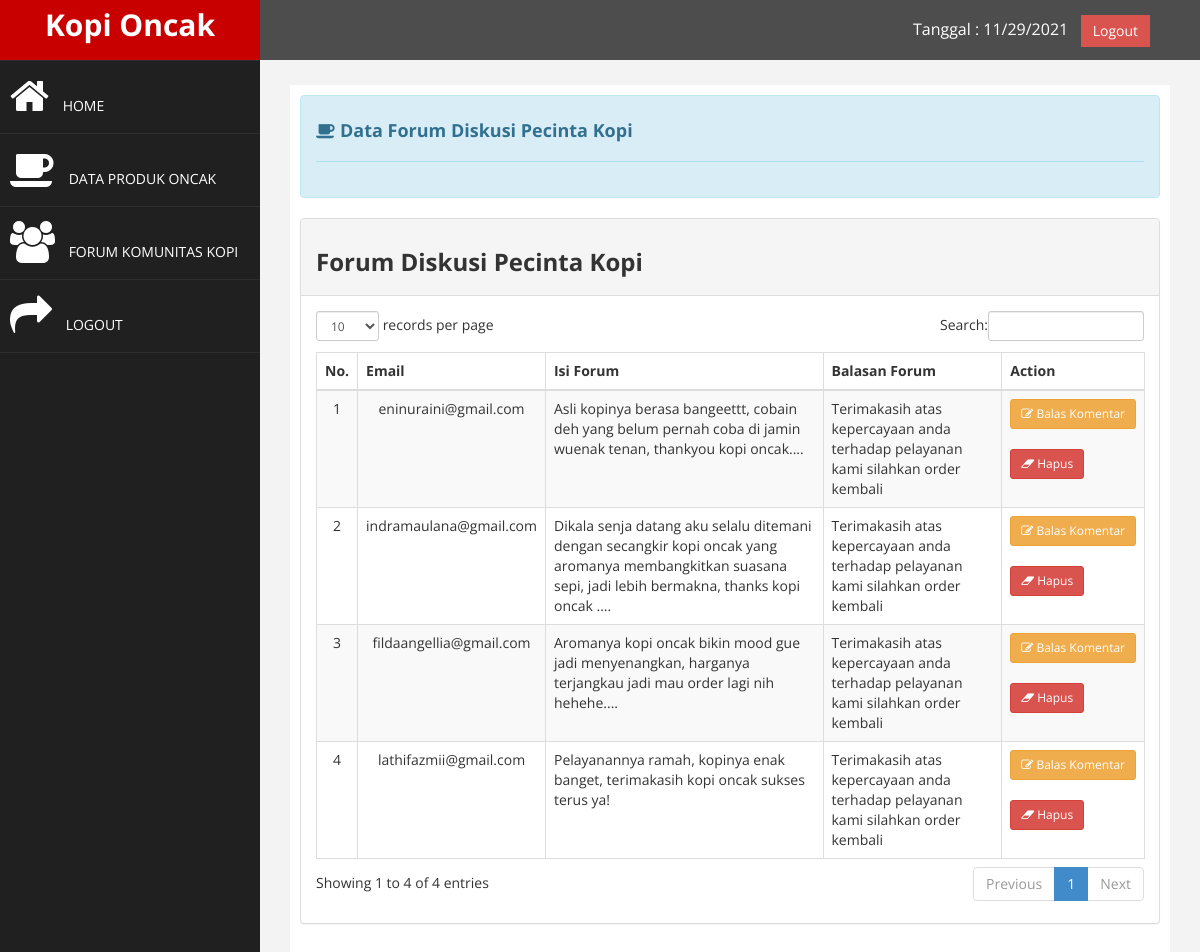
Page /admin/index.php?page=dataforum (signed in) on the committed database.
### tables this page shows
CREATE TABLE `forum` (
  `id_forum` int(11) NOT NULL,
  `email` varchar(50) NOT NULL,
  `isi_forum` text NOT NULL,
  `isi_balasan` text NOT NULL
);

### admin/page/dataforum/dataforum.php (the view)
<div class="alert alert-info" role="alert">
  <h4 class="alert-heading"><i class="fa fa-coffee"></i> <b>Data Forum Diskusi Pecinta Kopi</b></h4>
  <hr>
</div>
                    <div class="panel panel-default">
                        <div class="panel-heading">
                             <h3><b>Forum Diskusi Pecinta Kopi</b></h3>
                        </div>
                        <div class="panel-body">
                            <div class="table-responsive">
                                <table class="table table-striped table-bordered table-hover" id="dataTables-example">
                                    <thead>
                                        <tr>
                                            <th>No.</th>
                                            <th>Email</th>
                                            <th>Isi Forum</th>
                                            <th>Balasan Forum</th>
                                            <th>Action</th>
                                        </tr>
                                    </thead>
                                    <tbody>
                                      <?php $nomor=1; ?>
                                      <?php $ambildata=$koneksi->query("SELECT * FROM forum ORDER BY id_forum DESC"); ?>
                                      <?php while($pecah = $ambildata->fetch_assoc()){ ?>
                                        <tr class="odd gradeX">
                                            <td align="center"><?php echo $nomor; ?></td>
                                            <td align="center"><?php echo $pecah['email']; ?></td>
                                            <td><?php echo $pecah['isi_forum']; ?></td>
                                            <td><?php echo $pecah['isi_balasan']; ?></td>
                                            <td class="center">
                                              <a class="btn btn-warning btn-sm" href="index.php?page=balasforum&id=<?php echo $pecah['id_forum'];?>"><i class="fa fa-edit"></i> Balas Komentar</a><br><br>
                                              <a class="btn btn-danger btn-sm" href="index.php?page=hapusdataforum&id=<?php echo $pecah['id_forum'];?>"><i class="fa fa-eraser"></i> Hapus</a>
                                            </td>
                                        </tr>
                                      <?php $nomor++; ?>
                                      <?php } ?>
                                    </tbody>
                                </table>
                              </div>
                            </div>
                          </div>
                        </div>

### admin/index.php (shortened to what this page needs)
<?php
$koneksi = new mysqli("localhost","root","","kopioncak");
?>
<!DOCTYPE html>
<html xmlns="http://www.w3.org/1999/xhtml">
<head>
    <link href="assets/css/bootstrap.css" rel="stylesheet" />
    <link href="assets/css/font-awesome.css" rel="stylesheet" />
    <link href="assets/css/custom.css" rel="stylesheet" />
    <link href="assets/js/dataTables/dataTables.bootstrap.css" rel="stylesheet" />
</head>
<body>
    <div id="wrapper">
        <nav class="navbar navbar-default navbar-cls-top " role="navigation" style="margin-bottom: 0">
            <div class="navbar-header">
                <a class="navbar-brand" href="">Kopi Oncak</a>
            </div>
            <div style="color: white;
                padding: 15px 50px 5px 50px;
                float: right;
                font-size: 16px;"> Tanggal :
                <span id="tanggalwaktu"></span>
                 &nbsp; <a href="index.php?page=logout" class="btn btn-danger square-btn-adjust">Logout</a>
            </div>
        </nav>
                <nav class="navbar-default navbar-side" role="navigation">
            <div class="sidebar-collapse">
                <ul class="nav" id="main-menu">
                    <li>
                        <a  onClick="location.href='index.php'" style="cursor: pointer;"><i class="fa fa-home fa-3x"></i> HOME</a>
                    </li>
                    <li>
                        <a onClick="location.href='index.php?page=dataproduk'" style="cursor: pointer;"><i class="fa fa-coffee fa-3x"></i> DATA PRODUK ONCAK</a>
                    </li>
                    <li>
                        <a onClick="location.href='index.php?page=dataforum'" style="cursor: pointer;"><i class="fa fa-users fa-3x"></i> FORUM KOMUNITAS KOPI</a>
                    </li>
                    <li>
                        <a onClick="location.href='index.php?page=logout'" style="cursor: pointer;"><i class="fa fa-share fa-3x"></i> LOGOUT</a>
                    </li>
                </ul>
            </div>
        </nav>
        <div id="page-wrapper" >
            <div id="page-inner">
                 <?php
                        if (isset($_GET['page']))
                        {
                        if ($_GET['page']=="detaildataproduk")
                        {
                        include 'page/dataproduk/detaildataproduk.php';
                        }
                        elseif($_GET['page']=="tambahdataproduk")
                        {
                        include 'page/dataproduk/tambahdataproduk.php';
                        }
                        elseif($_GET['page']=="prosestambahdataproduk")
                        {
                        include 'page/dataproduk/prosestambahdataproduk.php';
                        }
                        elseif($_GET['page']=="ubahdataproduk")
                        {
                        include 'page/dataproduk/ubahdataproduk.php';
                        }
                        elseif($_GET['page']=="prosesubahdataproduk")
                        {
                        include 'page/dataproduk/prosesubahdataproduk.php';
                        }
                        elseif($_GET['page']=="hapusdataproduk")
                        {
                        include 'page/dataproduk/hapusdataproduk.php';
                        }
                        elseif($_GET['page']=="dataforum")
                        {
                        include 'page/dataforum/dataforum.php';
                        }
                        elseif($_GET['page']=="balasforum")
                        {
                        include 'page/dataforum/balasforum.php';
                        }
                        elseif($_GET['page']=="prosesbalasforum")
                        {
                        include 'page/dataforum/prosesbalasforum.php';
                        }
                        elseif($_GET['page']=="hapusdataforum")
                        {
                        include 'page/dataforum/hapusdataforum.php';
                        }
                        elseif ($_GET['page']=="loginadmin")
                        {
                        include 'loginadmin.php';
                        }
                        elseif ($_GET['page']=="logout")
                        {
                        include 'logout.php';
                        }
                    }
                    else
                    {
                            include 'page/dashboardadmin/dashboardadmin.php';
                    }
                    ?>
    </div>
            </div>
</body>
</html>

### admin/assets/css/custom.css (style rules this page uses)
body { font-family: 'Open Sans', sans-serif; }
#wrapper { width: 100%; background:#202020; }
#page-wrapper { padding: 15px 15px; min-height: 600px; background:#F3F3F3; }
#page-inner { width:100%; margin:10px 20px 10px 0px; background-color:#fff!important; padding:10px; min-height:1200px; }
h4 { padding-top:10px; }
.square-btn-adjust { border: 0px solid transparent; -webkit-border-radius: 0px; -moz-border-radius: 0px; border-radius: 0px; }
.navbar-cls-top .navbar-brand { color: #fff; background: #C90000; width: 260px; text-align: center; height: 60px; font-size: 30px; font-weight: 700; }
.sidebar-collapse , .sidebar-collapse .nav { background:none; }
.sidebar-collapse .nav { padding:0; }
.sidebar-collapse .nav > li > a { color:#fff; background:#202020; text-shadow:none; }
.sidebar-collapse > .nav > li > a { padding:15px 10px; }
.sidebar-collapse > .nav > li { border-bottom: 1px solid rgba(107, 108, 109, 0.19); }
.navbar-side { border:none; background-color: #202020; }
.navbar-cls-top { background:#4D4D4D; border-bottom:none; }
.navbar-default { border:0px solid black; }
.navbar-header { background: #A70303; }
.nav > li > a > i { margin-right:10px; }
@media (min-width:768px) { #page-wrapper { margin: 0 0 0 260px; padding: 15px 30px; min-height: 1200px; } }
@media (min-width:768px) { .navbar-side { z-index: 1; position: absolute; width: 260px; } }
@media (min-width:768px) { .navbar { border-radius: 0px; } }

### rows in the picture
forum: email "eninuraini@gmail.com", isi_forum "Asli kopinya berasa bangeettt, cobain deh yang belum pernah coba di jamin wuenak tenan, thankyou kopi oncak....", isi_balasan "Terimakasih atas kepercayaan anda terhadap pelayanan kami silahkan order kembali"
forum: email "indramaulana@gmail.com", isi_forum "Dikala senja datang aku selalu ditemani dengan secangkir kopi oncak yang aromanya membangkitkan suasana sepi, jadi lebih bermakna, thanks kopi oncak ....", isi_balasan "Terimakasih atas kepercayaan anda terhadap pelayanan kami silahkan order kembali"
forum: email "fildaangellia@gmail.com", isi_forum "Aromanya kopi oncak bikin mood gue jadi menyenangkan, harganya terjangkau jadi mau order lagi nih hehehe....", isi_balasan "Terimakasih atas kepercayaan anda terhadap pelayanan kami silahkan order kembali"
forum: email "lathifazmii@gmail.com", isi_forum "Pelayanannya ramah, kopinya enak banget, terimakasih kopi oncak sukses terus ya!", isi_balasan "Terimakasih atas kepercayaan anda terhadap pelayanan kami silahkan order kembali"
